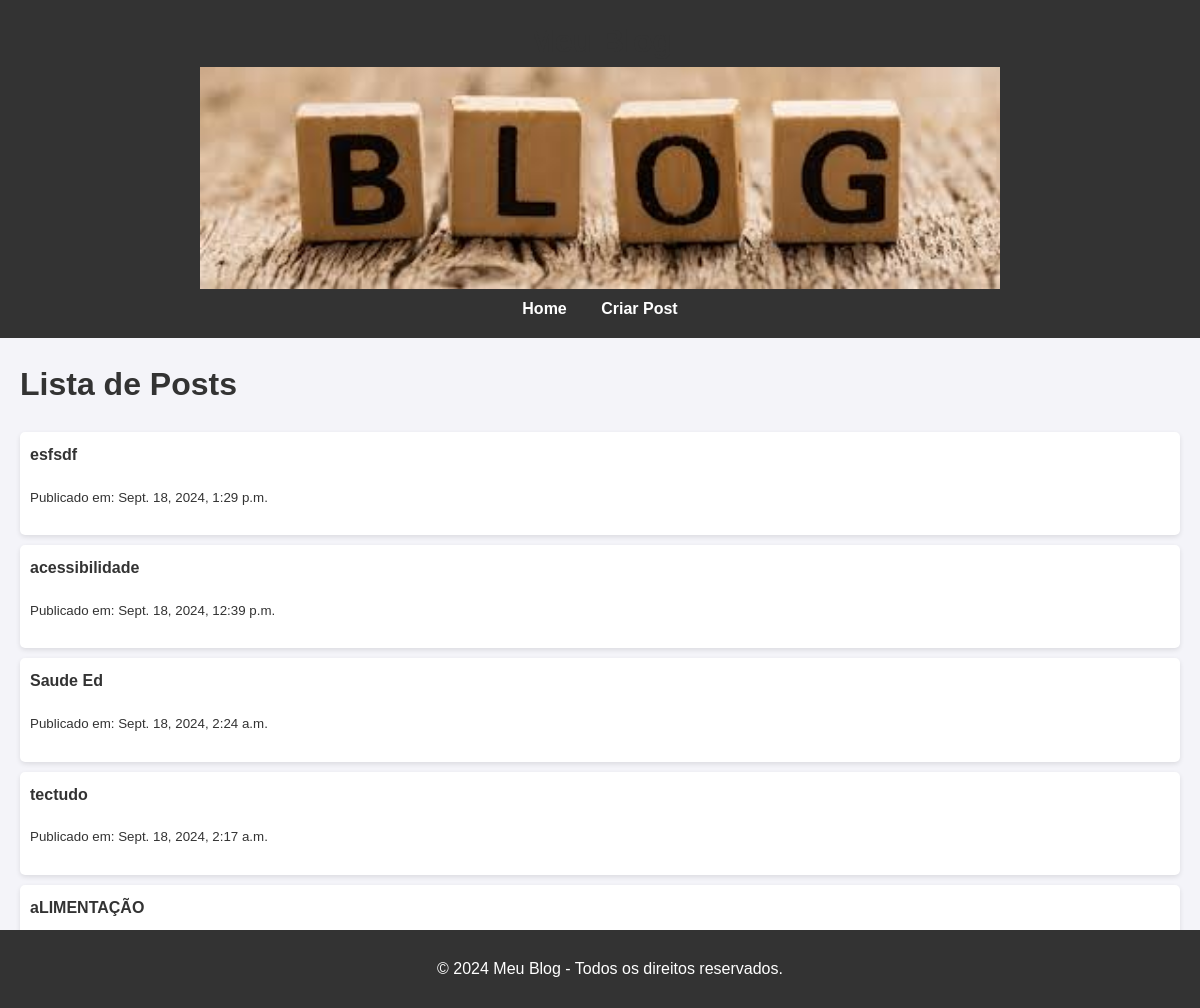
The page / on the database its author committed.
### blog/models.py (models this page shows)
class Post(models.Model):  # Define a classe Post, que representa um modelo (tabela) no banco de dados
    titulo = models.CharField(max_length=200)  # Campo de texto com um limite máximo de 200 caracteres para o título do post
    conteudo = models.TextField()  # Campo de texto sem limite de caracteres para o conteúdo do post
    data_publicacao = models.DateTimeField(auto_now_add=True)  # Armazena a data e a hora em que o post foi criado, preenchido automaticamente
    imagem_destacada = models.ImageField(upload_to='images/', blank=True, null=True)  # Campo de upload de imagem, opcional (pode ser em branco ou nulo) e salvo no diretório 'images/'

### blog/views.py (the view)
# urls.py: path('', views.lista_posts, name='lista_posts'),
def lista_posts(request):
    posts = Post.objects.all().order_by('-data_publicacao')  # Obtém todos os posts do banco de dados, ordenados da mais recente para a mais antiga
    return render(request, 'blog/lista_posts.html', {'posts': posts})  # Renderiza o template 'lista_posts.html' e passa a lista de posts como contexto

### blog/templates/blog/lista_posts.html (shortened to what this page needs)
{% extends 'base.html' %}
{% block content %}
<h1>Lista de Posts</h1>
<ul>
    {% for post in posts %}
    <li>
        <a href="{% url 'detalhe_post' post.id %}">{{ post.titulo }}</a>
        <p><small>Publicado em: {{ post.data_publicacao }}</small></p>
    </li>
    {% endfor %}
</ul>
{% endblock %}

### blog/static/blog/css/styles.css (style rules this page uses)
body { font-family: 'Arial', sans-serif; background-color: #f4f4f9; color: #333; margin: 0; padding: 0; line-height: 1.6; }
h1 { font-size: 2rem; color: #333; }
ul { list-style-type: none; padding: 0; }
li { background: #fff; margin: 10px 0; padding: 10px; border-radius: 5px; box-shadow: 0 2px 5px rgba(0, 0, 0, 0.1); }
a { color: #333; text-decoration: none; font-weight: bold; }

### rows shown on the page
Post: titulo "esfsdf", data_publicacao "Sept. 18, 2024, 1:29 p.m."
Post: titulo "acessibilidade", data_publicacao "Sept. 18, 2024, 12:39 p.m."
Post: titulo "Saude Ed", data_publicacao "Sept. 18, 2024, 2:24 a.m."
Post: titulo "tectudo", data_publicacao "Sept. 18, 2024, 2:17 a.m."
Post: titulo "aLIMENTAÇÃO"
